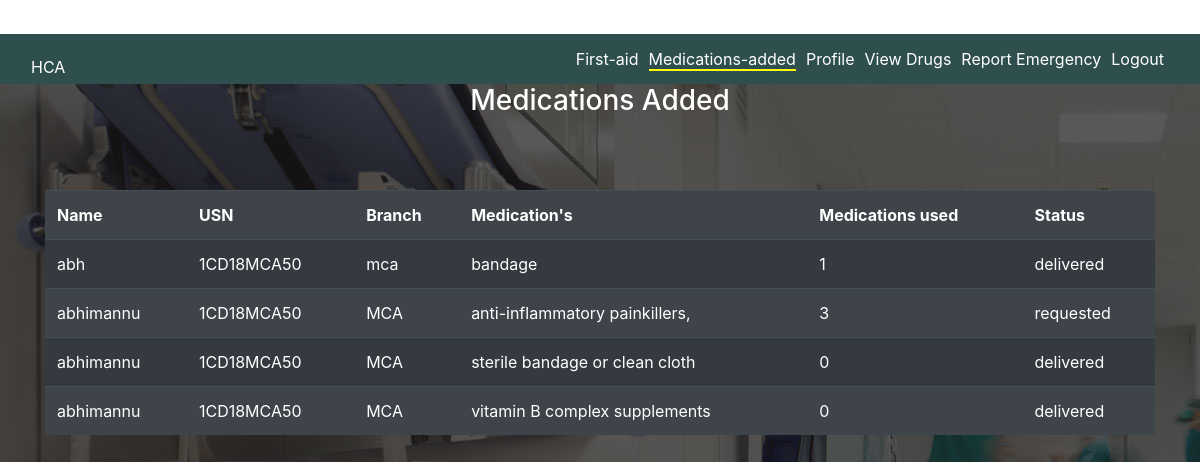
The app's page /medication_added.php (signed in) with its own data.
### tables this page shows
CREATE TABLE `student_drug` (
  `name` varchar(30) NOT NULL,
  `usn` varchar(30) NOT NULL,
  `branch` varchar(30) NOT NULL,
  `du` varchar(30) NOT NULL,
  `stock` varchar(30) NOT NULL,
  `status` varchar(50) NOT NULL
);

### medication_added.php (the view, shortened to what this page needs)
<!DOCTYPE html>
<html lang="en">
<head>
</head>
<body>
</body>
</html>
<?php
include("headers_include.php");
include("connection.php");
?>
<?php
$u=$_SESSION["usn"];
$query="select * from student_drug where usn='$u'";
$data=mysqli_query($con,$query);
$total=mysqli_num_rows($data);
if($total!=0)
{
    echo "<h3 align=center>Medications Added</h3><br/><div class=container><table align=center cellspaceing=5 colspaceing=5 class='table table-striped table-dark' id=tab1>
          <tr>
              <th scope=col>Name</th>
              <th scope=col>USN</th>
              <th scope=col>Branch</th>
              <th scope=col>Medication's</th>
              <th scope=col>Medications used</th>
              <th scope=col>Status</th>
          </tr>";
    while($result=mysqli_fetch_array($data))
    {
     echo "<tr>
               <td>".$result['name']."</td>
               <td>".$result['usn']."</td>
               <td>".$result['branch']."</td>
               <td>".$result['du']."</td>
               <td>".$result['stock']."</td>
               <td>".$result['status']."</td>
          </tr>"."<br><div>";
    }
}
else
{
 echo "No records to display";
}
?>

### medication_added.php (style rules this page uses)
#tab1 { margin-top: -5%; }

### headers_include.php (style rules this page uses)
body { background: url(images/1.jpg); color: white; }

### records on screen
student_drug: name "abh", usn "1CD18MCA50", branch "mca", du "bandage", stock "1", status "delivered"
student_drug: name "abhimannu", usn "1CD18MCA50", branch "MCA", du "anti-inflammatory painkillers,", stock "3", status "requested"
student_drug: name "abhimannu", usn "1CD18MCA50", branch "MCA", du "sterile bandage or clean cloth", stock "0", status "delivered"
student_drug: name "abhimannu", usn "1CD18MCA50", branch "MCA", du "vitamin B complex supplements", stock "0", status "delivered"
